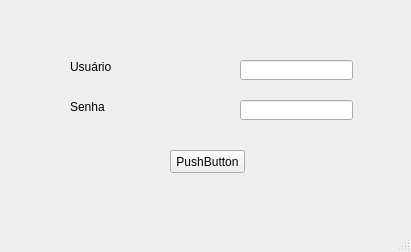
<?xml version="1.0" encoding="UTF-8"?>
<ui version="4.0">
 <class>MainWindow</class>
 <widget class="QMainWindow" name="MainWindow">
  <property name="geometry">
   <rect>
    <x>0</x>
    <y>0</y>
    <width>411</width>
    <height>252</height>
   </rect>
  </property>
  <property name="windowTitle">
   <string>MainWindow</string>
  </property>
  <widget class="QWidget" name="centralwidget">
   <widget class="QLabel" name="label">
    <property name="geometry">
     <rect>
      <x>70</x>
      <y>60</y>
      <width>47</width>
      <height>13</height>
     </rect>
    </property>
    <property name="text">
     <string>Usuário</string>
    </property>
   </widget>
   <widget class="QLineEdit" name="lineEdit">
    <property name="geometry">
     <rect>
      <x>240</x>
      <y>60</y>
      <width>113</width>
      <height>20</height>
     </rect>
    </property>
   </widget>
   <widget class="QLineEdit" name="lineEdit_2">
    <property name="geometry">
     <rect>
      <x>240</x>
      <y>100</y>
      <width>113</width>
      <height>20</height>
     </rect>
    </property>
   </widget>
   <widget class="QLabel" name="label_2">
    <property name="geometry">
     <rect>
      <x>70</x>
      <y>100</y>
      <width>47</width>
      <height>13</height>
     </rect>
    </property>
    <property name="text">
     <string>Senha</string>
    </property>
   </widget>
   <widget class="QPushButton" name="pushButton">
    <property name="geometry">
     <rect>
      <x>170</x>
      <y>150</y>
      <width>75</width>
      <height>23</height>
     </rect>
    </property>
    <property name="text">
     <string>PushButton</string>
    </property>
   </widget>
  </widget>
  <widget class="QMenuBar" name="menubar">
   <property name="geometry">
    <rect>
     <x>0</x>
     <y>0</y>
     <width>411</width>
     <height>21</height>
    </rect>
   </property>
  </widget>
  <widget class="QStatusBar" name="statusbar"/>
 </widget>
 <resources/>
 <connections/>
</ui>
